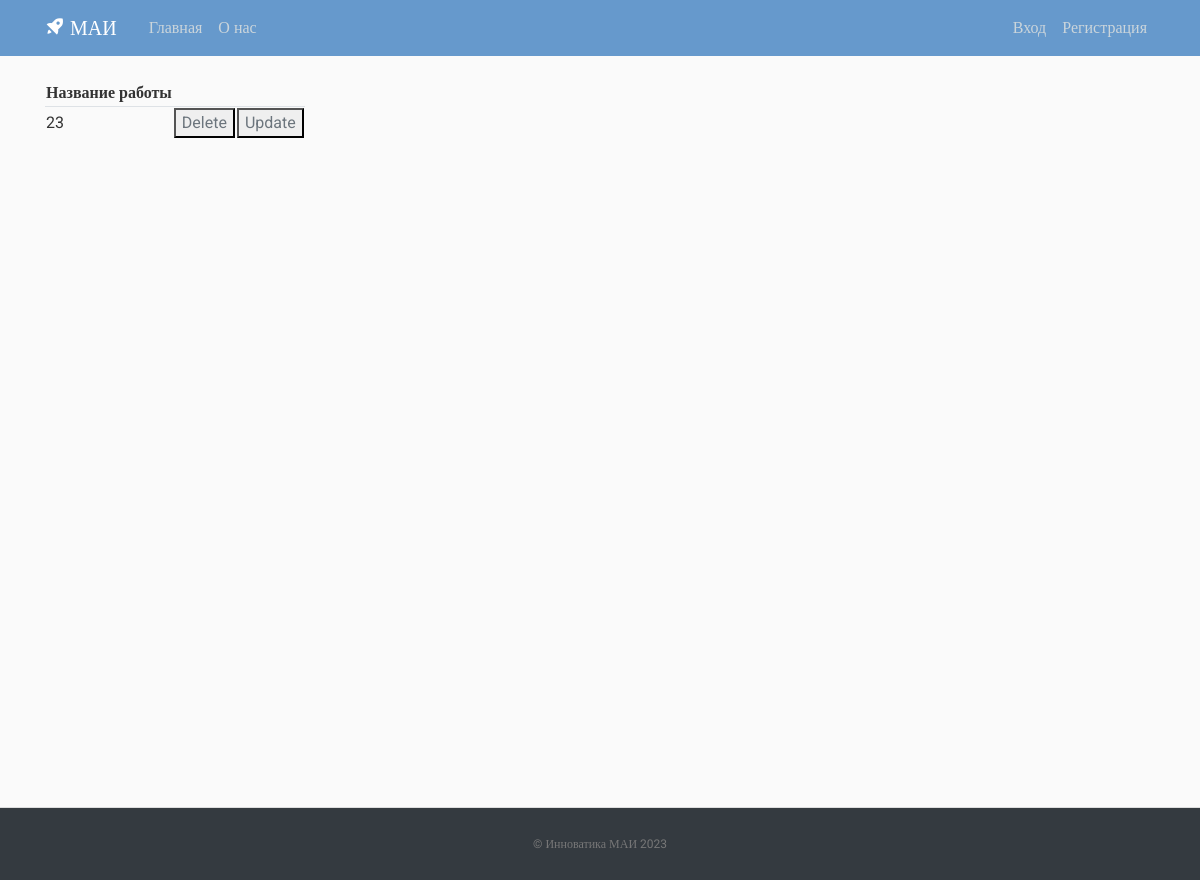
/fillin/retrieves/, run on an earlier commit of the app's database.
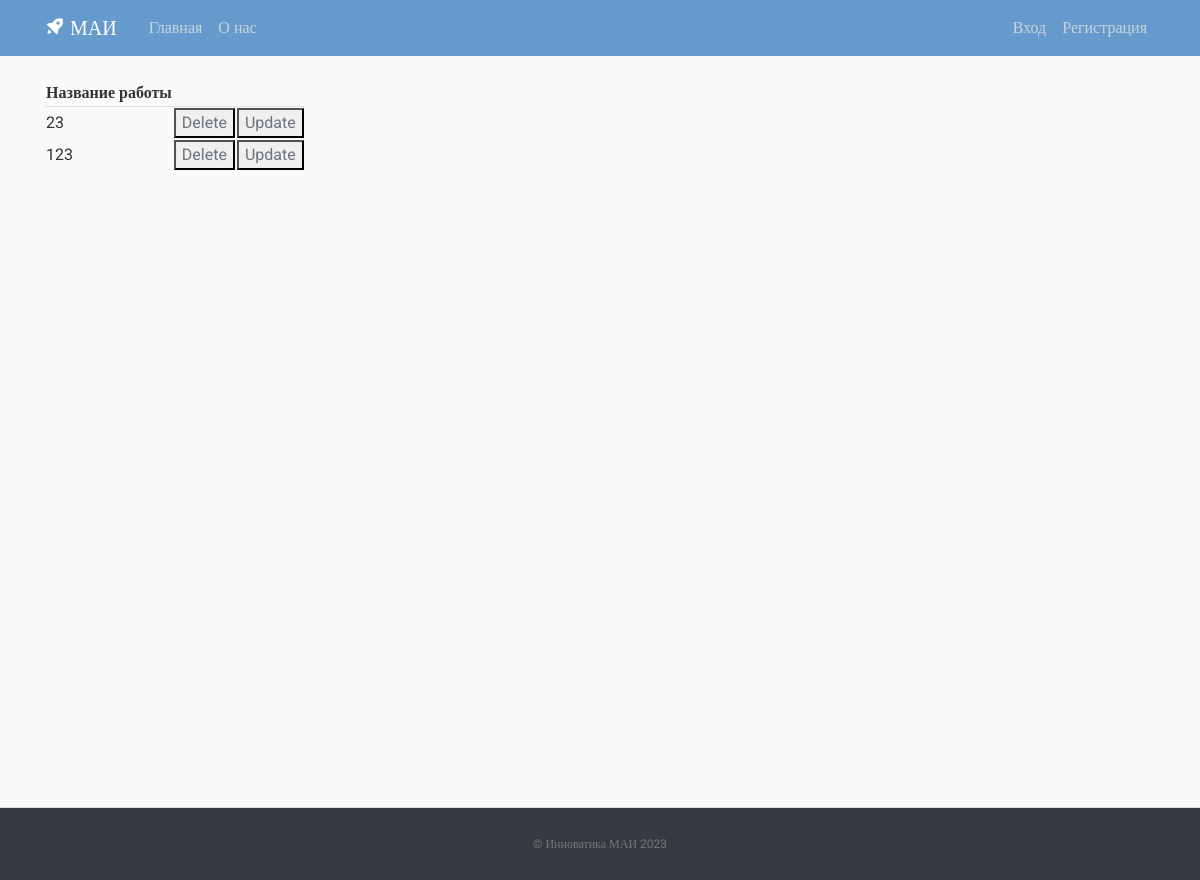
And on a later commit of the database.
### kurs/models.py (models this page shows, shortened)
class Kurs(models.Model):
    kaf = models.CharField(max_length=255, verbose_name="Кафедра")
    name_work = models.CharField(max_length=255, verbose_name="Название работы")
    num_list = models.CharField(max_length=30, verbose_name="Номер листов")
    podp1 = models.CharField(max_length=30, verbose_name="Подпись 1")
    prepod = models.CharField(max_length=30, verbose_name="Препод")
    group = models.CharField(max_length=30, verbose_name="Группа")
    d1 = models.CharField(max_length=30, verbose_name="День проверки")
    m1 = models.CharField(max_length=30, verbose_name="Месяц проверки")
    year1 = models.CharField(max_length=30, verbose_name="Год проверки")
    podp2 = models.CharField(max_length=30, verbose_name="Подпись 2")
    student = models.CharField(max_length=30, verbose_name="Студент")
    d2 = models.CharField(max_length=30, verbose_name="День сдачи")
    m2 = models.CharField(max_length=30, verbose_name="Месяц сдачи")
    year2 = models.CharField(max_length=30, verbose_name="Год сдачи")

### kurs/views.py (the view)
# urls.py: path('retrieves/', KursRetrieve.as_view(), name='KursRetrieve'),
class KursRetrieve(ListView):
    model = Kurs
    success_url = reverse_lazy('kurs: KursRetrieve')

### kurs/templates/kurs/kurs_list.html
{% extends 'get_docs/base.html' %}
{% block content %}
<table class="field" xmlns="http://www.w3.org/1999/html">
    <thead class="border-bottom font-weight-bold">
    <tr>
        <td>Название работы</td>
    </tr>
    </thead>
    {% for object in object_list %}
    <tr>
        <td>{{ object.name_work }}</td>
        <td>
            <button><a href='/fillin/{{object.pk}}/delete' class='class="btn text-secondary px-0'> Delete
            </a></button>
        </td>
        <td>
            <button><a href='/fillin/{{object.pk}}/update' class='class="btn text-secondary px-0'> Update
            </a></button>
        </td>
        {% endfor %}
    </tr>
</table>
{% endblock content %}

### get_docs/templates/get_docs/base.html (shortened to what this page needs)
{% load static %}
<!DOCTYPE html>
<html>
<head>
    <link rel="stylesheet" href="https://maxcdn.bootstrapcdn.com/bootstrap/4.0.0/css/bootstrap.min.css"
>
    <link rel="stylesheet" type="text/css" href="{% static 'get_docs/main.css' %}">
    <link href='https://unpkg.com/boxicons@2.1.2/css/boxicons.min.css' rel='stylesheet'>
</head>
<body>
<header class="site-header">
    <nav class="navbar navbar-expand-md navbar-dark bg-blue fixed-top">
        <div class="container">
            <a class="navbar-brand mr-4" href="{% url 'blog-home' %}"><i class='bx bxs-rocket bx-tada-hover'></i>
                МАИ</a>
            <div class="collapse navbar-collapse" id="navbarToggle">
                <div class="navbar-nav mr-auto">
                    <a class="nav-item nav-link " href="{% url 'blog-home' %}">Главная</a>
                    <a class="nav-item nav-link" href="{% url 'about-us' %}">О нас</a>
                </div>
                <div class="navbar-nav">
                    {% if user.is_authenticated %}
                    {% comment %}
                    <form class="form-inline my-2 my-lg-0">
                        <input class="form-control mr-sm-2" type="search" placeholder="Search" aria-label="Search">
                        <button class="btn btn-outline-success my-2 my-sm-0" type="submit"
                                href="{% url 'search_results' %}">Search
                        </button>
                        {% endcomment %}
                        {% comment %}
                    </form>
                    {% endcomment %}
                    <a class="nav-item nav-link" href="{% url 'profile' %}">Профиль</a>
                    <a class="nav-item nav-link" href="{% url 'logout' %}">Выход</a>
                    {% else %}
                    <a class="nav-item nav-link" href="{% url 'login' %}">Вход</a>
                    <a class="nav-item nav-link" href="{% url 'register' %}">Регистрация</a>
                    {% endif %}
                </div>
            </div>
        </div>
    </nav>
</header>
<main role="main" class="container">
    <div class="row">
        <div class="col-md-8">
            {% block content %}{% endblock %}
        </div>
    </div>
</main>
<footer class="text-center bg-dark">
    <p><a href="{% url 'blog-home' %}">© Инноватика МАИ 2023</a></p>
</footer>
</body>
</html>

### get_docs/static/get_docs/main.css (style rules this page uses)
﻿body, html { width:100%; height:100% }
body { margin:0; padding:0; background: #fafafa; color: #333333; margin-top: 5rem; font-family:Roboto; }
.bg-blue { background-color: #6699cc; }
.site-header .navbar-nav .nav-link { color: #cbd5db; }
footer { position: sticky!important; top: 100%; padding-top:25px; padding-bottom:25px; border-top:1px solid #ddd; }
footer p { margin:2px; text-align:center; padding:0 40px; color:#fff; font-size:12px; }
footer a { color:#777 }

What changed in the data, as far as the page shows it:
added Kurs: name_work "123"
